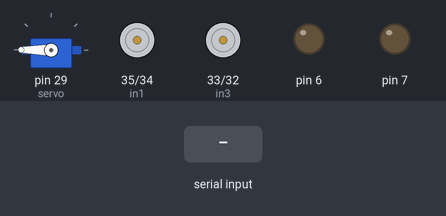
A sketch run on a simulated Arduino Mega 2560, built with avr-gcc and run on an emulated ATmega2560. On the bench: servo, motor-driver pin pairs drawn as motors (green arrow = first pin HIGH = forward, orange = second pin HIGH = backward, longer = more drive, scaled by the enable pin), output pins drawn as LEDs (lit = HIGH). The test bench sets the inputs (shaded band). What the sketch prints to the serial monitor is not drawn.

Above: at 1.2 s.
1.3 s: "f" received over the second serial link
At 1.8 s:
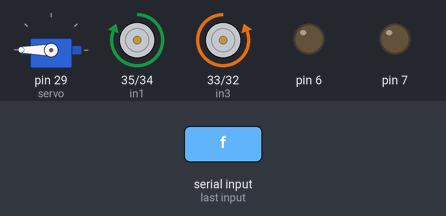
2.8 s: "s" received over the second serial link
At 4.0 s:
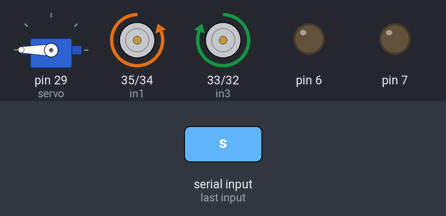
4.3 s: "r" received over the second serial link
At 5.3 s:
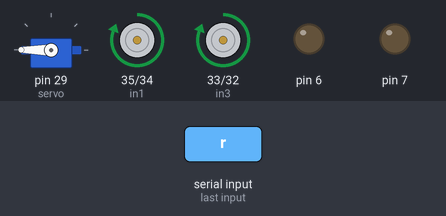
5.8 s: "l" received over the second serial link
At 6.4 s:
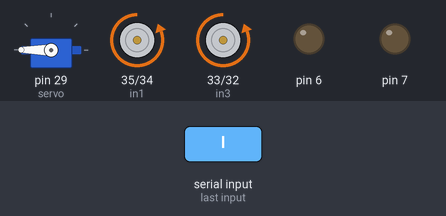
7.3 s: "v" received over the second serial link
At 7.6 s:
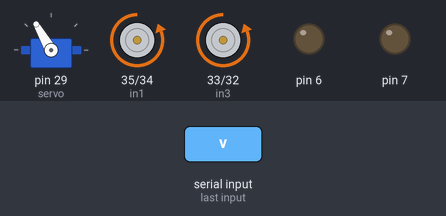
8.8 s: "S" received over the second serial link
At 9.9 s:
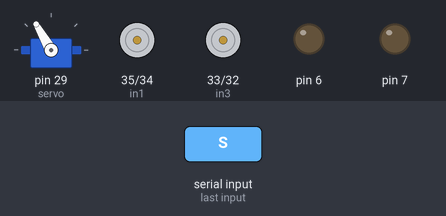
Timing chart, 0 to 11.3 s (numbered marks = the images above; inputs shaded):
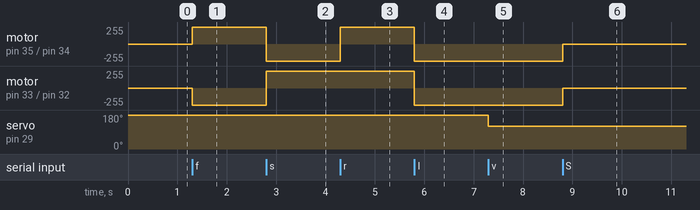

The sketch:

Pred_Prof_arduino.ino
```cpp
int ena = 36;
int in1 = 35;
int in2 = 34;
int enb = 31;
int in3 = 33;
int in4 = 32;
#include <Servo.h>
Servo servo;
void setup() {
  servo.attach(29);
  servo.write(200);
  Serial.begin(9600);
  Serial2.begin(115200);
  // put your setup code here, to run once:
pinMode(ena,OUTPUT);
pinMode(in1,OUTPUT);
pinMode(in2,OUTPUT);
pinMode(enb,OUTPUT);
pinMode(in3,OUTPUT);
pinMode(in4,OUTPUT);
pinMode(29,OUTPUT);
pinMode(6,OUTPUT);
pinMode(7,OUTPUT);
}
void vpered(){
digitalWrite(in1,1);
digitalWrite(in2,0);
analogWrite(ena,250);
digitalWrite(in3,0);
digitalWrite(in4,1);
analogWrite(enb,250);
}
void stopp(){
digitalWrite(in1,0);
digitalWrite(in2,0);
analogWrite(ena,0);
digitalWrite(in3,0);
digitalWrite(in4,0);
analogWrite(enb,0);
}
void vpravo(){
digitalWrite(in1,1);
digitalWrite(in2,0);
analogWrite(ena,250);
digitalWrite(in3,1);
digitalWrite(in4,0);
analogWrite(enb,250);
}
void vlevo(){
digitalWrite(in1,0);
digitalWrite(in2,1);
analogWrite(ena,250);
digitalWrite(in3,0);
digitalWrite(in4,1);
analogWrite(enb,250);
}
void n(){
digitalWrite(in1,0);
digitalWrite(in2,1);
analogWrite(ena,250);
digitalWrite(in3,1);
digitalWrite(in4, 0);
analogWrite(enb,250);
}

void loop() {
  if (Serial2.available()) {

    byte a = Serial2.read();
    Serial.write(a);
    if (a=='f'){
      vpered();
    }
    if (a=='s'){
      n();
    }
    if (a=='r'){
      vpravo();
    }
    if (a=='l'){
      vlevo();
    }
    if(a=='S'){
      stopp();
    }
    if (a=='v'){
      servo.write(120);
    }
    if (a=='n'){
      servo.write(200);
    }

    if (a=='k'){
      digitalWrite(6,HIGH);
      digitalWrite(7,LOW);
      delay(1500);
      digitalWrite(6,LOW);
      digitalWrite(7,LOW);
    }
    if (a=='z'){
      digitalWrite(6,LOW);
      digitalWrite(7,HIGH);
      delay(1500);
      digitalWrite(6,LOW);
      digitalWrite(7,LOW);
    }
    delay(50);
  }

}
```

Measured:
- after the input at 1.3 s, motor on pin 35 (in1) / pin 34 (in2): stopped → forward 255/255 at once; motor on pin 33 (in3) / pin 32 (in4): stopped → backward 255/255 at once
- after the input at 2.8 s, motor on pin 35 (in1) / pin 34 (in2): forward 255/255 → backward 255/255 at once; motor on pin 33 (in3) / pin 32 (in4): backward 255/255 → forward 255/255 at once
- after the input at 4.3 s, motor on pin 35 (in1) / pin 34 (in2): backward 255/255 → forward 255/255 at once
- after the input at 5.8 s, motor on pin 35 (in1) / pin 34 (in2), motor on pin 33 (in3) / pin 32 (in4): forward 255/255 → backward 255/255 at once
- after the input at 7.3 s, servo on pin 29 (servo): 180° → 120° at once
- after the input at 8.8 s, motor on pin 35 (in1) / pin 34 (in2), motor on pin 33 (in3) / pin 32 (in4): backward 255/255 → stopped at once
